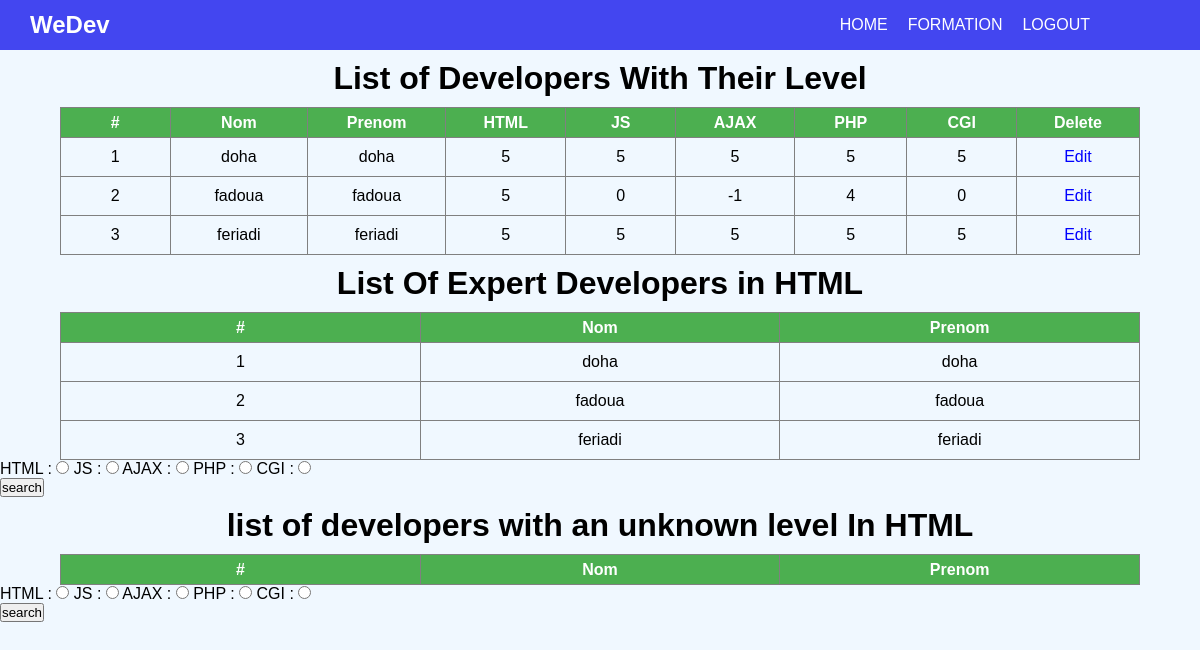
The app's page /brief/PHP/ADMIN/listetechno.php with its own data.
### tables this page shows
CREATE TABLE `techno` (
  `id` int(11) NOT NULL,
  `HTML` int(11) NOT NULL,
  `JS` int(11) NOT NULL,
  `AJAX` int(11) NOT NULL,
  `PHP` int(11) NOT NULL,
  `CGI` int(11) NOT NULL,
  `developpeur_id` int(11) NOT NULL
);

CREATE TABLE `developpeurs` (
  `id` int(11) NOT NULL,
  `nom` varchar(255) NOT NULL,
  `prenom` varchar(255) NOT NULL,
  `email` varchar(255) NOT NULL,
  `password` varchar(255) NOT NULL
);

### brief/PHP/ADMIN/listetechno.php (the view, shortened to what this page needs)
<?php include "../INCLUDE/Connect.php"; ?>
<!DOCTYPE html>
<html lang="en">
<head>
    <link rel="stylesheet" href="../../CSS/heeader.css">
    <link rel="stylesheet" href="../../CSS/dash.css">
</head>
<body>
<?php include_once "../INCLUDE/Dheader.php"; ?>
    <h1 class="titre">List of Developers With Their Level</h1>
    <table border="" style="border-collapse: collapse;">
        <thead>
            <th>#</th>
            <th>Nom</th>
            <th>Prenom</th>
            <th>HTML</th>
            <th>JS</th>
            <th>AJAX</th>
            <th>PHP</th>
            <th>CGI</th>
            <th>Delete</th>
        </thead>
        <?php
            $i = 1;
            $sql="SELECT * FROM developpeurs INNER JOIN techno ON developpeurs.id = techno.developpeur_id";
            foreach ($pdo->query($sql) as $row) : ?>
        <tr>
            <td><?php echo $i++ ?></td>
            <td><?php echo $row['nom'] ?></td>
            <td><?php echo $row['prenom'] ?></td>
            <td><?php echo $row['HTML'] ?></td>
            <td><?php echo $row['JS'] ?></td>
            <td><?php echo $row['AJAX'] ?></td>
            <td><?php echo $row['PHP'] ?></td>
            <td><?php echo $row['CGI'] ?></td>
            <td>
            <a href="editt.php?id=<?php echo  $row['id']?>">Edit</a>
            </td>
        </tr>
            <?php endforeach; ?>
    </table>
<?php
    $i = 1;
    if(isset($_POST['searche'])){
                if(isset($_POST['HTML'])){
                $sql ="SELECT nom, prenom FROM developpeurs INNER JOIN techno ON developpeurs.id = techno.developpeur_id WHERE HTML = 5 OR JS = 5 OR AJAX = 5 OR PHP = 5 OR CGI = 5";
                $stmt = $pdo->query($sql);
                $numex = $stmt->rowCount();
                var_dump($numex)
                    ?>
                    <h1>List Of Expert Developers in HTML</h1>
                    <table border="" style="border-collapse: collapse;">
                        <thead>
                                        <th>#</th>
                            <th>Nom</th>
                            <th>Prenom</th>
                        </thead>
                    <?php
                    $sql="SELECT * FROM developpeurs INNER JOIN techno ON developpeurs.id = techno.developpeur_id WHERE HTML = 5";
                    $result = $pdo->query($sql);
                    foreach ($result as $key => $row) :?>
                        <tr>
                            <td><?php echo $i++ ?></td>
                            <td><?php echo $row['nom'] ?></td>
                            <td><?php echo $row['prenom'] ?></td>
                        </tr>
                <?php endforeach;
                }elseif(isset($_POST['JS'])){?>
                    <h1>List Of Expert Developers in JS</h1>
                    <table border="" style="border-collapse: collapse;">
                        <thead>
                                        <th>#</th>
                            <th>Nom</th>
                            <th>Prenom</th>
                        </thead>
                    <?php
                    $sql="SELECT * FROM developpeurs INNER JOIN techno ON developpeurs.id = techno.developpeur_id WHERE JS = 5";
                    $result = $pdo->query($sql);
                    foreach ($result as $key => $row) :?>
                        <tr>
                            <td><?php echo $i++ ?></td>
                            <td><?php echo $row['nom'] ?></td>
                            <td><?php echo $row['prenom'] ?></td>
                        </tr>
                <?php endforeach;
                }elseif(isset($_POST['AJAX'])){?>
                    <h1>Liste Dexperte On AJAX</h1>
                    <table border="" style="border-collapse: collapse;">
                        <thead>
                                        <th>#</th>
                            <th>Nom</th>
                            <th>Prenom</th>
                        </thead>
                    <?php
                    $sql="SELECT * FROM developpeurs INNER JOIN techno ON developpeurs.id = techno.developpeur_id WHERE AJAX = 5";
                    $result = $pdo->query($sql);
                    foreach ($result as $key => $row) :?>
                        <tr>
                            <td><?php echo $i++ ?></td>
                            <td><?php echo $row['nom'] ?></td>
                            <td><?php echo $row['prenom'] ?></td>
                        </tr>
                <?php endforeach;
                }elseif(isset($_POST['CGI'])){?>
                    <h1>List Of Expert Developers in  PHP</h1>
                    <table border="" style="border-collapse: collapse;">
                        <thead>
                                        <th>#</th>
                            <th>Nom</th>
                            <th>Prenom</th>
                        </thead>
                    <?php
                    $sql="SELECT * FROM developpeurs INNER JOIN techno ON developpeurs.id = techno.developpeur_id WHERE PHP = 5";
                    $result = $pdo->query($sql);
                    foreach ($result as $key => $row) :?>
                        <tr>
                            <td><?php echo $i++ ?></td>
                            <td><?php echo $row['nom'] ?></td>
                            <td><?php echo $row['prenom'] ?></td>
                        </tr>
                <?php endforeach;
                }elseif(isset($_POST['PHP'])){?>
                    <h1>List Of Expert Developers in CGI</h1>
                    <table border="" style="border-collapse: collapse;">
                        <thead>
                                        <th>#</th>
                            <th>Nom</th>
                            <th>Prenom</th>
                        </thead>
                    <?php
                    $sql="SELECT * FROM developpeurs INNER JOIN techno ON developpeurs.id = techno.developpeur_id WHERE PHP = 5";
                    $result = $pdo->query($sql);
                    foreach ($result as $key => $row) :?>
                        <tr>
                            <td><?php echo $i++ ?></td>
                            <td><?php echo $row['nom'] ?></td>
                            <td><?php echo $row['prenom'] ?></td>
                        </tr>
                <?php endforeach;
                }
            }else{ ?>
                <h1>List Of Expert Developers in HTML</h1>
                <table border="" style="border-collapse: collapse;">
                <thead>
                                <th>#</th>
                    <th>Nom</th>
                    <th>Prenom</th>
                </thead>
            <?php
            $sql="SELECT * FROM developpeurs INNER JOIN techno ON developpeurs.id = techno.developpeur_id WHERE HTML = 5";
            $result = $pdo->query($sql);
            foreach ($result as $key => $row) :?>
                <tr>
                    <td><?php echo $i++ ?></td>
                    <td><?php echo $row['nom'] ?></td>
                    <td><?php echo $row['prenom'] ?></td>
                </tr>
        <?php endforeach;
            }
        ?>
        </table>
        <form action="" method="POST">
                <label for="HTML">HTML :</label>
                <input class="f-input" type="radio" name="HTML" value="HTML">
                <label for="JS">JS :</label>
                <input class="f-input" type="radio" name="JS" value="JS">
                <label for="AJAX">AJAX :</label>
                <input class="f-input" type="radio" name="AJAX" value="AJAX">
                <label for="PHP">PHP :</label>
                <input class="f-input" type="radio" name="PHP" value="PHP">
                <label for="CGI">CGI :</label>
                <input class="f-input" type="radio" name="CGI " value="CGI"><br>
                <input type="submit" name="searche" value="search">
    </form>
<?php
    $i = 1;
    if(isset($_POST['search'])){
                if(isset($_POST['HTML'])){?>
                    <h1>list of developers with an unknown level In HTML</h1>
                    <table border="" style="border-collapse: collapse;">
                        <thead>
                            <th>#</th>
                            <th>Nom</th>
                            <th>Prenom</th>
                        </thead>
                    <?php
                    $sql="SELECT * FROM developpeurs INNER JOIN techno ON developpeurs.id = techno.developpeur_id WHERE HTML = -1";
                    $result = $pdo->query($sql);
                    foreach ($result as $key => $row) :?>
                        <tr>
                            <td><?php echo $i++ ?></td>
                            <td><?php echo $row['nom'] ?></td>
                            <td><?php echo $row['prenom'] ?></td>
                        </tr>
                <?php endforeach;
                }elseif(isset($_POST['JS'])){?>
                    <h1>list of developers with an unknown level In JS</h1>
                    <table border="" style="border-collapse: collapse;">
                        <thead>
                            <th>#</th>
                            <th>Nom</th>
                            <th>Prenom</th>
                        </thead>
                    <?php
                    $sql="SELECT * FROM developpeurs INNER JOIN techno ON developpeurs.id = techno.developpeur_id WHERE JS = -1";
                    $result = $pdo->query($sql);
                    foreach ($result as $key => $row) :?>
                        <tr>
                            <td><?php echo $i++ ?></td>
                            <td><?php echo $row['nom'] ?></td>
                            <td><?php echo $row['prenom'] ?></td>
                        </tr>
                <?php endforeach;
                }elseif(isset($_POST['AJAX'])){?>
                    <h1>list of developers with an unknown level In AJAX</h1>
                    <table border="" style="border-collapse: collapse;">
                        <thead>
                                        <th>#</th>
                            <th>Nom</th>
                            <th>Prenom</th>
                        </thead>
                    <?php
                    $sql="SELECT * FROM developpeurs INNER JOIN techno ON developpeurs.id = techno.developpeur_id WHERE AJAX = -1";
                    $result = $pdo->query($sql);
                    foreach ($result as $key => $row) :?>
                        <tr>
                            <td><?php echo $i++ ?></td>
                            <td><?php echo $row['nom'] ?></td>
                            <td><?php echo $row['prenom'] ?></td>
                        </tr>
                <?php endforeach;
                }elseif(isset($_POST['CGI'])){?>
                    <h1>list of developers with an unknown level In PHP</h1>
                    <table border="" style="border-collapse: collapse;">
                        <thead>
                                        <th>#</th>
                            <th>Nom</th>
                            <th>Prenom</th>
                        </thead>
                    <?php
                    $sql="SELECT * FROM developpeurs INNER JOIN techno ON developpeurs.id = techno.developpeur_id WHERE PHP = -1";
                    $result = $pdo->query($sql);
                    foreach ($result as $key => $row) :?>
                        <tr>
                            <td><?php echo $i++ ?></td>
                            <td><?php echo $row['nom'] ?></td>
                            <td><?php echo $row['prenom'] ?></td>
                        </tr>
                <?php endforeach;
                }elseif(isset($_POST['PHP'])){?>
                    <h1>list of developers with an unknown level In CGI</h1>
                    <table border="" style="border-collapse: collapse;">
                        <thead>
                                        <th>#</th>
                            <th>Nom</th>
                            <th>Prenom</th>
                        </thead>
                    <?php
                    $sql="SELECT * FROM developpeurs INNER JOIN techno ON developpeurs.id = techno.developpeur_id WHERE PHP = -1";
                    $result = $pdo->query($sql);
                    foreach ($result as $key => $row) :?>
                        <tr>
                            <td><?php echo $i++ ?></td>
                            <td><?php echo $row['nom'] ?></td>
                            <td><?php echo $row['prenom'] ?></td>
                        </tr>
                <?php endforeach;
                }
            }else{ ?>
                <h1>list of developers with an unknown level In HTML</h1>
                <table border="" style="border-collapse: collapse;">
                <thead>
                                <th>#</th>
                    <th>Nom</th>
                    <th>Prenom</th>
                </thead>
        <?php endforeach;
            }
        ?>
        </table>
        <form action="" method="POST">
                <label for="HTML">HTML :</label>
                <input class="f-input" type="radio" name="HTML" value="HTML">
                <label for="JS">JS :</label>
                <input class="f-input" type="radio" name="JS" value="JS">
                <label for="AJAX">AJAX :</label>
                <input class="f-input" type="radio" name="AJAX" value="AJAX">
                <label for="PHP">PHP :</label>
                <input class="f-input" type="radio" name="PHP" value="PHP">
                <label for="CGI">CGI :</label>
                <input class="f-input" type="radio" name="CGI " value="CGI"><br>
                <input type="submit" name="search" value="search">
    </form>
</body>
</html>

### brief/PHP/INCLUDE/Dheader.php
<nav class="header">
    <h2 class="h-h2">WeDev</h2>
    <ul class="h-liste">
        <li class="h-li"><a class="h-link" href="logout.php">LOGOUT</a></li>
        <li class="h-li"><a class="h-link" href="formation.php">FORMATION</a></li>
        <li class="h-li"><a class="h-link" href="Dashboard.php">HOME</a></li>
    </ul>
</nav>

### brief/CSS/heeader.css (style rules this page uses)
* { padding: 0%; margin: 0%; box-sizing: border-box; }
body { background-color: aliceblue; font-family: sans-serif; }
nav { height: 50px; line-height: 30px; background: rgb(67, 70, 240); }
.h-h2 { line-height: 50px; float: left; color: #fff; margin-left: 30px; }
.h-liste { list-style: none; text-decoration: none; margin-right: 100px; float: right; }
.h-li { padding: 10px; float: right; }
.h-link { text-decoration: none; color: #fff; }
h1 { text-align: center; margin-bottom: 10px; margin-top: 10px; }
a { text-decoration: none; color: blue; }

### brief/CSS/dash.css (style rules this page uses)
* { padding: 0%; margin: 0%; box-sizing: border-box; }
body { background-color: aliceblue; }
table { border-collapse: collapse; width: 90%; margin: 0 auto; text-align: center; }
th { background-color: #4caf50; color: white; width: 300px; height: 30px; }
td { padding: 10px; }
.titre { text-align: center; }

### records on screen
techno: developpeur.nom "doha", developpeur.prenom "doha", HTML "5", JS "5", AJAX "5", PHP "5", CGI "5"
techno: developpeur.nom "fadoua", developpeur.prenom "fadoua", HTML "5", JS "0", AJAX "-1", PHP "4", CGI "0"
techno: developpeur.nom "feriadi", developpeur.prenom "feriadi", HTML "5", JS "5", AJAX "5", PHP "5", CGI "5"
